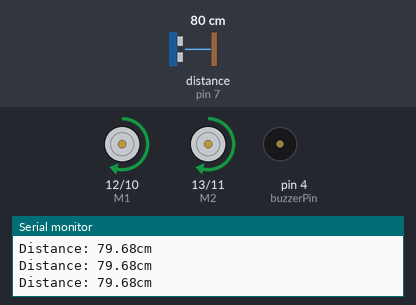
Simulated run of this sketch. Board: Arduino Uno, built with avr-gcc and run on an emulated ATmega328P. On the bench: direction and speed pins drawn as motors (green arrow = direction pin HIGH = forward, orange = LOW = backward, longer = more drive), buzzer (waves = sounding, pin HIGH), the last lines printed to the serial monitor. Wiring (inferred from the names in the program): ultrasonic range finder: trigger pin 8; echo pin 7. The test bench sets the inputs (shaded band); at power-on: distance to the obstacle (sensor on pin 7) 80 cm. The echo pulse lasts 58.3 µs per cm; pins used as bus, display or sensor lines are not drawn.

Above: at 1.2 s.
1.3 s: distance to the obstacle (sensor on pin 7) set to 22 cm
2.8 s: distance to the obstacle (sensor on pin 7) set to 20 cm
At 3.8 s:
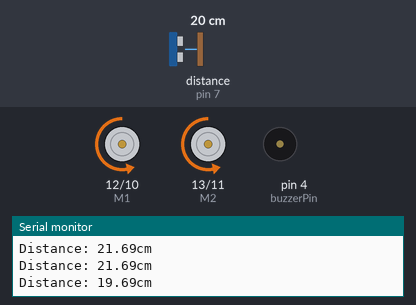
5.8 s: distance to the obstacle (sensor on pin 7) set to 2 cm
8.8 s: distance to the obstacle (sensor on pin 7) set to 35 cm
At 9.6 s:
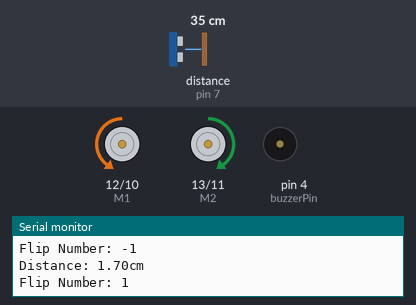
11.2 s: distance to the obstacle (sensor on pin 7) set to 4 cm
At 12.8 s:
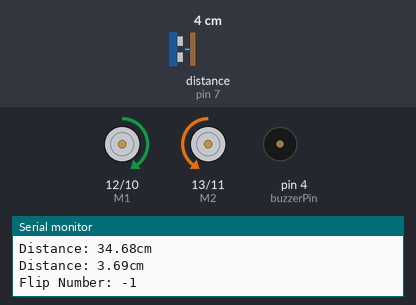
Timing chart, 0 to 15.2 s (numbered marks = the images above; inputs shaded):
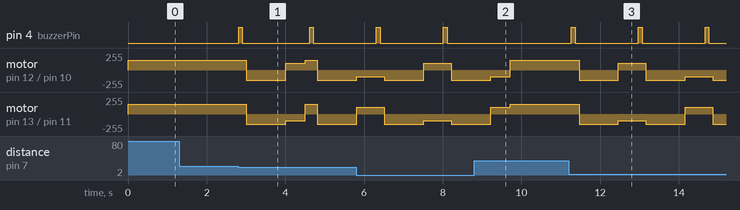

Measured:
- the behaviour switches between 21 and 20 cm on distance to the obstacle (sensor on pin 7) (found by bisection; images 0 and 1)
- after the input at 2.8 s, pin 4 (buzzerPin): alternates HIGH for 0.10 s and LOW for 1.7 s, starting at once; motor on pin 12 (M1) / pin 10 (E1): forward 150/255 → backward 150/255 after 0.21 s, → forward 100/255 1.0 s later, → forward 150/255 0.50 s later, → backward 150/255 0.30 s later
- after the input at 8.8 s, pin 4 (buzzerPin): stays LOW (without the input it goes to HIGH after 0.92 s)
- after the input at 11.2 s, pin 4 (buzzerPin): alternates HIGH for 0.10 s and LOW for 1.6 s, starting after 0.06 s; motor on pin 12 (M1) / pin 10 (E1): forward 150/255 → backward 150/255 after 0.26 s, → forward 100/255 1.0 s later, → backward 150/255 0.70 s later, → backward 100/255 1.0 s later, … (5 changes in this stretch)

The sketch:

ultrasonic_left_right_movement.ino
```cpp
//Code Description:
//Program the robot to continuously switch between right and left movements each time it encounters an object ahead.

//------------Set Arduino Pin Number-------------
const int trigPin = 8;
const int echoPin = 7;
const int buzzerPin = 4;
const int E1 = 10; //LEFT MOTOR
const int M1 = 12;
const int E2 = 11; //RIGHT MOTOR
const int M2 = 13;

//------------Set Distance Number-------------
const int distanceDetect = 20;
const int motorSpeed = 150;
int flipNumber = 1;
float duration, distance;

void setup()
{
  //------------Setup Motor Pin-------------
  pinMode(E1, OUTPUT);
  pinMode(M1, OUTPUT);
  pinMode(E2, OUTPUT);
  pinMode(M2, OUTPUT);

  //------------Setup Ultrasonic Pin-------------
  pinMode(trigPin, OUTPUT);
  pinMode(echoPin, INPUT);

  //------------Setup Buzzer Pin-------------
  pinMode(buzzerPin, OUTPUT);

  //------------Setup Serial Monitor-------------
  Serial.begin(9600);
}

void loop()
{
  //------------Start Trigger Pin-------------
  digitalWrite(trigPin, LOW);
  delayMicroseconds(2);
  digitalWrite(trigPin, HIGH);
  delayMicroseconds(10);
  digitalWrite(trigPin, LOW);

  //------------Calculate Distance-------------
  duration = pulseIn(echoPin, HIGH);
  distance = (duration*.0343)/2;
  Serial.print("Distance: ");
  Serial.print(distance);
  Serial.println("cm");

  //------------Check Distance-------------
  if(distance < distanceDetect)
  {
    buzzer_beep();
    move_backward();
    flipNumber = -1 * flipNumber;
    Serial.print("Flip Number: ");
    Serial.println(flipNumber);
    alternate_left_right(flipNumber);
  }
  else
  {
    move_forward();
    delay(100);
  }

}

void buzzer_beep()
{
    digitalWrite(buzzerPin, HIGH);
    delay(100);
    digitalWrite(buzzerPin, LOW);
    delay(100);
}

void move_backward()
{
    analogWrite(E1, motorSpeed);
    digitalWrite(M1, LOW);
    analogWrite(E2, motorSpeed);
    digitalWrite(M2, LOW);
    delay(1000);
}

void move_forward()
{
    analogWrite(E1, motorSpeed);
    digitalWrite(M1, HIGH);
    analogWrite(E2, motorSpeed);
    digitalWrite(M2, HIGH);
}

void turn_right()
{
    analogWrite(E1, 100);
    digitalWrite(M1, HIGH);
    analogWrite(E2, 100);
    digitalWrite(M2, LOW);
    delay(500);
}

void alternate_left_right(int flip)
{
    int oppositeNumber = 1 - flip;
    analogWrite(E1, 100);
    digitalWrite(M1, oppositeNumber);
    analogWrite(E2, 100);
    digitalWrite(M2, !oppositeNumber);
    delay(500);
}
```

pointer_function.c
```cpp
#include <stdio.h>

void first() {
    printf("This is First\n");
}

void second() {
    printf("This is Second\n");
}

void (*actions[])() = { second, second };
const int action_count = sizeof(actions) / sizeof(actions[0]);

int main(void) {
    printf("Hello World\n");
    printf("Action Count: %d\n",action_count);
    for(int x=0;x<action_count;x++)
    {
        actions[x]();   // call the function pointer
    }
    return 0;
}
```
